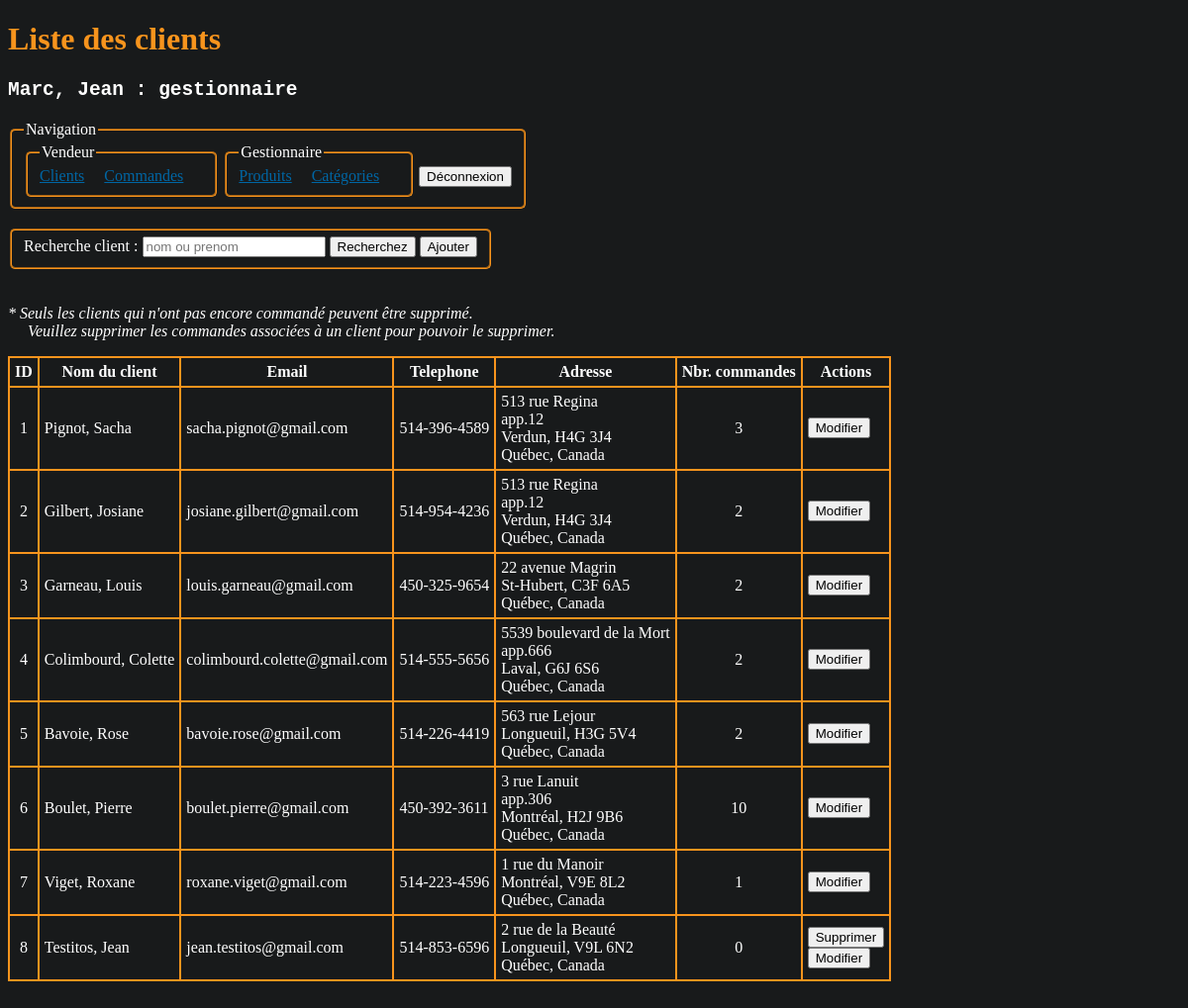
/clients/index.php (signed in), run on the app's committed database.
### tables this page shows
CREATE TABLE IF NOT EXISTS `clients` (
  `client_id` INT NOT NULL AUTO_INCREMENT,
  `client_nom` VARCHAR(255) NOT NULL,
  `client_prenom` VARCHAR(255) NOT NULL,
  `client_email` VARCHAR(255) NOT NULL,
  `client_telephone` VARCHAR(255) NOT NULL,
  `client_adresse` VARCHAR(255) NOT NULL,
  `client_adresse2` VARCHAR(255) NULL,
  `client_ville` VARCHAR(255) NOT NULL,
  `client_cp` VARCHAR(255) NOT NULL,
  PRIMARY KEY (`client_id`),
  UNIQUE INDEX `client_email_UNIQUE` (`client_email` ASC));

### inc/sql.php (called while the page is built, shortened)
    <?php
function ListerClients($conn, $recherche = "")
{
    $req = "SELECT CL.*, COUNT(CO.commande_id) AS 'nbr_commandes'
    FROM clients AS CL
    LEFT JOIN
        commandes AS CO ON CL.client_id = CO.fk_client_id
    WHERE (CL.client_nom LIKE ?) OR (CL.client_prenom LIKE ?)
    GROUP BY
        CL.client_id";
    $stmt = mysqli_prepare($conn, $req);
    $recherche = "%" . trim($recherche) . "%";
    mysqli_stmt_bind_param($stmt, "ss", $recherche, $recherche);
    if (mysqli_stmt_execute($stmt)) {
        $result = mysqli_stmt_get_result($stmt);
        $nbResult = mysqli_num_rows($result);
        $liste = array();
        if ($nbResult) {
            mysqli_data_seek($result, 0);
            while ($row = mysqli_fetch_array($result, MYSQLI_ASSOC)) {
                $liste[] = $row;
            }
        }
        return $liste;
    } else {
        errSQL($conn);
        exit;
    }
}
            mysqli_rollback($conn); ?>

### clients/index.php (the view, shortened to what this page needs)
<?php
require_once("../inc/sql.php");
$recherche = isset($_POST['recherche']) ? trim($_POST['recherche']) : "";
$liste = ListerClients($conn, $recherche);
?>
<!DOCTYPE html>
<html lang="fr">
<head>
    <link rel="stylesheet" href="../assets/css/main.css">
</head>
<body>
    <h1>Liste des clients</h1>
    <h2>
        <pre><?= $_SESSION['utilisateur']["utilisateur_nom"] . ", " . $_SESSION['utilisateur']["utilisateur_prenom"] . " : " . $_SESSION['utilisateur']["utilisateur_type"] ?></pre>
    </h2>
    <?php include("../menu.php"); ?>
    <form id="recherche" action="" method="post">
        <fieldset>
            <label>Recherche client : </label>
            <input type="text" name="recherche" value="<?= $recherche ?>" placeholder="nom ou prenom">
            <input type="submit" value="Recherchez">
            <button class="ajout"><a href="ajout.php">Ajouter</a></button>
        </fieldset>
    </form>
    <p><i>* Seuls les clients qui n'ont pas encore commandé peuvent être supprimé.<br><span class="margin_left">Veuillez supprimer les commandes associées à un client pour pouvoir le supprimer.</span></i></p>
    <table>
        <tr>
            <th>ID</th>
            <th>Nom du client</th>
            <th>Email</th>
            <th>Telephone</th>
            <th>Adresse</th>
            <th>Nbr. commandes</th>
            <th>Actions</th>
        </tr>
        <?php foreach ($liste as $row) :
        ?>
            <tr>
                <td class="txtcenter"><?= $row["client_id"] ?></td>
                <td><?= $row["client_nom"] . ", " . $row["client_prenom"] ?></td>
                <td><?= $row["client_email"] ?></td>
                <td><?= $row["client_telephone"] ?></td>
                <td><?php echo $row["client_adresse"];
                    echo isset($row["client_adresse2"]) ? "<br>" . $row["client_adresse2"] : "";
                    echo "<br>" . $row["client_ville"] . ", " . $row["client_cp"] .
                        "<br>Québec, Canada" ?></td>
                <td class="txtcenter"><?= $row["nbr_commandes"] ?></td>
                <td><?php if ($row["nbr_commandes"] == 0) : ?>
                        <form action="" method="post">
                            <input type="submit" value="Supprimer">
                        </form>
                    <?php endif; ?>
                    <form action="" method="post">
                        <input type="submit" value="Modifier">
                    </form>
                </td>
            </tr>
        <?php endforeach; ?>
    </table>
</body>
</html>

### assets/css/style.css (style rules this page uses)
body { background-color: #181a1b; color: white; padding-bottom: 200px; }
h1 { color: #F7941D; }
a { color: #0066a4; }
button a { text-decoration: none; color: black; }
fieldset { display: inline; border-radius: 5px; border-color: #F7941D ; margin-bottom: 20px; }
table { border-collapse: collapse; }
table,th, td { border: 2px solid #F7941D; }
th, td { padding: 5px; }
.txtcenter { text-align: center; }
.margin_left { margin-left: 20px; }

### data on the page
clients: client_id "1", client_nom "Pignot", client_prenom "Sacha", client_email "sacha.pignot@gmail.com", client_telephone "514-396-4589", client_adresse "513 rue Regina", client_adresse2 "app.12", client_ville "Verdun", client_cp "H4G 3J4", nbr_commandes "3"
clients: client_id "2", client_nom "Gilbert", client_prenom "Josiane", client_email "josiane.gilbert@gmail.com", client_telephone "514-954-4236", client_adresse "513 rue Regina", client_adresse2 "app.12", client_ville "Verdun", client_cp "H4G 3J4", nbr_commandes "2"
clients: client_id "3", client_nom "Garneau", client_prenom "Louis", client_email "louis.garneau@gmail.com", client_telephone "450-325-9654", client_adresse "22 avenue Magrin", client_ville "St-Hubert", client_cp "C3F 6A5", nbr_commandes "2"
clients: client_id "4", client_nom "Colimbourd", client_prenom "Colette", client_email "colimbourd.colette@gmail.com", client_telephone "514-555-5656", client_adresse "5539 boulevard de la Mort", client_adresse2 "app.666", client_ville "Laval", client_cp "G6J 6S6", nbr_commandes "2"
clients: client_id "5", client_nom "Bavoie", client_prenom "Rose", client_email "bavoie.rose@gmail.com", client_telephone "514-226-4419", client_adresse "563 rue Lejour", client_ville "Longueuil", client_cp "H3G 5V4", nbr_commandes "2"
clients: client_id "6", client_nom "Boulet", client_prenom "Pierre", client_email "boulet.pierre@gmail.com", client_telephone "450-392-3611", client_adresse "3 rue Lanuit", client_adresse2 "app.306", client_ville "Montréal", client_cp "H2J 9B6", nbr_commandes "10"
clients: client_id "7", client_nom "Viget", client_prenom "Roxane", client_email "roxane.viget@gmail.com", client_telephone "514-223-4596", client_adresse "1 rue du Manoir", client_ville "Montréal", client_cp "V9E 8L2", nbr_commandes "1"
clients: client_id "8", client_nom "Testitos", client_prenom "Jean", client_email "jean.testitos@gmail.com", client_telephone "514-853-6596", client_adresse "2 rue de la Beauté", client_ville "Longueuil", client_cp "V9L 6N2", nbr_commandes "0"

### other printed values
$_SESSION['utilisateur']["utilisateur_nom"] "Marc"
$_SESSION['utilisateur']["utilisateur_prenom"] "Jean"
$_SESSION['utilisateur']["utilisateur_type"] "gestionnaire"
